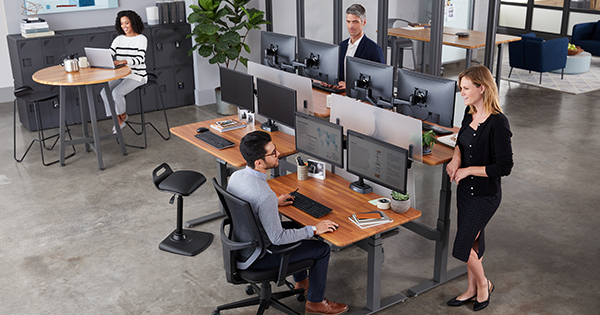
#> input picture image.jpg, 600 x 315 px
$ jupyter execute --allow-errors test1.ipynb
#> lines starting #> are read from the running program, lines starting #| are printed output that depends on the picture
[cell 1]
import cv2
import numpy as np

#> (a cell that did not finish here is left out)

[cell 3]
#print(classes)

# Loading image
img = cv2.imread("image.jpg")
#> img is the input picture: shape (315, 600, 3); mean B, G, R 105.6, 107.2, 114.1
img = cv2.resize(img, None, fx=0.4, fy=0.4)
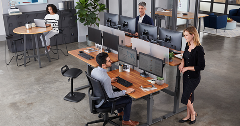
#> img: shape (126, 240, 3); mean B, G, R 105.5, 107.1, 113.9
height, width, channels = img.shape
#> height = 126; width = 240; channels = 3


#Convert gray scale image using blob
blob = cv2.dnn.blobFromImage(img, 0.00392, (416, 416), (0, 0, 0), True, crop=False)
#> (the rest of this cell did not finish here and is left out)
